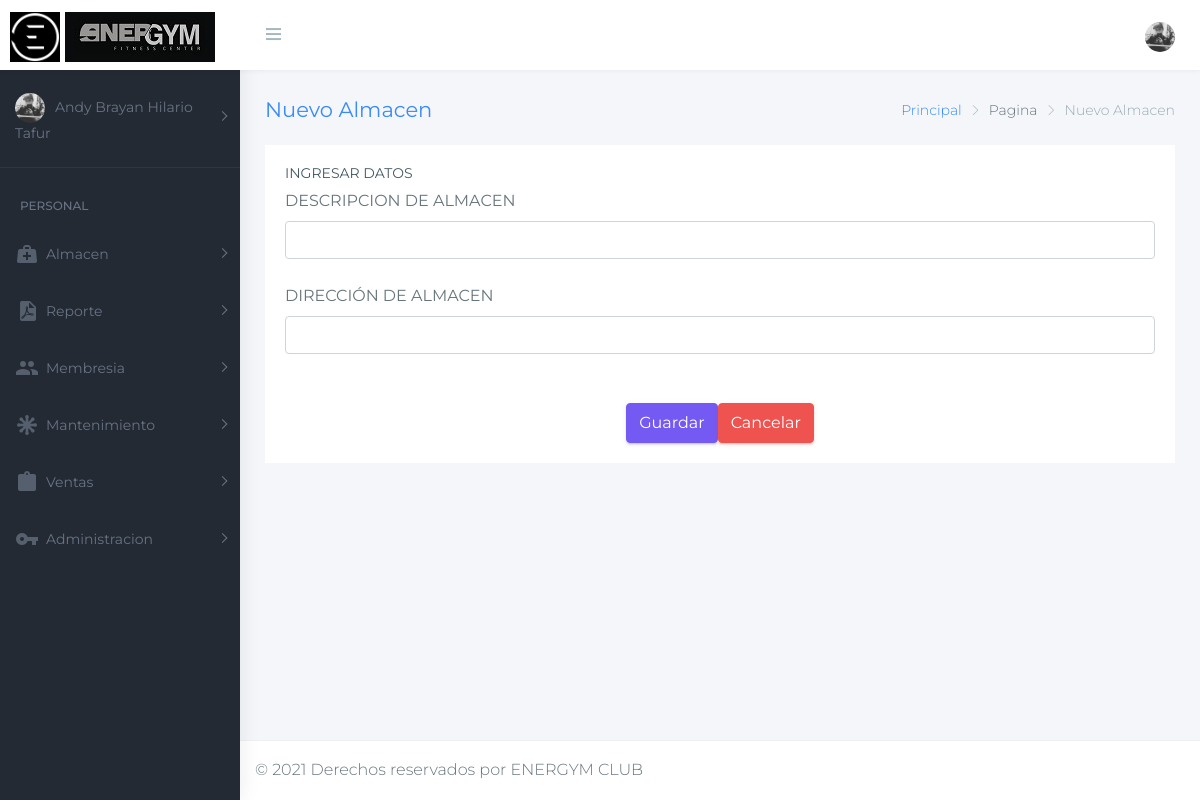
Screenshot of /index.php/almacen/nuevo (signed in) with the database file from the repository.
### tables this page shows
CREATE TABLE `empleados` (
  `empleado_id` int(11) NOT NULL,
  `empleado_nombres` varchar(100) NOT NULL,
  `empleado_apellidos` varchar(100) DEFAULT NULL,
  `empleado_dni` varchar(8) DEFAULT NULL,
  `empleado_direccion` varchar(50) DEFAULT NULL,
  `empleado_email` varchar(50) DEFAULT NULL,
  `empleado_telefono` varchar(30) DEFAULT NULL,
  `perfil_id` int(11) DEFAULT NULL,
  `empleado_usuario` varchar(50) DEFAULT NULL,
  `empleado_clave` varchar(200) DEFAULT NULL,
  `estado` int(1) DEFAULT '1',
  `empresa_ruc` varchar(255) DEFAULT NULL,
  `empresa_sede` int(11) DEFAULT NULL,
  `empleado_nombre_completo` varchar(255) DEFAULT NULL,
  `empleado_foto_perfil` text,
  `empleado_fecha_nacimiento` date DEFAULT NULL,
  `empleado_huella` longtext,
  `empleado_sexo` char(1) DEFAULT 'm',
  `empleado_horario_entrada_man` time DEFAULT NULL,
  `empleado_horario_salida_man` time DEFAULT NULL,
  `empleado_horario_entrada_tar` time DEFAULT NULL,
  `empleado_horario_salida_tar` time DEFAULT NULL,
  `empleado_foto` text
);

CREATE TABLE `modulos` (
  `modulo_id` int(11) NOT NULL,
  `modulo_nombre` varchar(50) DEFAULT NULL,
  `modulo_icono` varchar(50) DEFAULT NULL,
  `modulo_url` varchar(50) DEFAULT NULL,
  `modulo_padre` int(11) DEFAULT NULL,
  `estado` int(1) DEFAULT '1',
  `modulo_orden` int(11) DEFAULT NULL
);

### application/controllers/BaseController.php (called while the page is built, shortened)
<?php
class BaseController extends CI_Controller {
  public function __construct() {
    $this->load->model("Mantenimiento_m");
  }
  public function vista($cuerpo,$data=array()){
    $data["datos_usuario"]=$this->Mantenimiento_m->consulta3("SELECT * FROM empleados INNER JOIN perfiles ON empleados.perfil_id = perfiles.perfil_id AND empleados.empleado_id=".$_COOKIE["usuario_id"]);
    $modulos = $this->Mantenimiento_m->consulta3("SELECT modulos.modulo_nombre ,modulos.modulo_id,modulos.modulo_orden,modulos.modulo_icono,modulos.modulo_url,
      modulos.modulo_padre,modulos.estado
      FROM modulos
      INNER JOIN modulos AS MODULOHIJO ON (modulos.modulo_id = MODULOHIJO.modulo_padre)
      INNER JOIN permisos_sede ON permisos_sede.persed_id_modulo = MODULOHIJO.modulo_id
      WHERE
      modulos.modulo_padre=1   and modulos.modulo_id!=1 and
      permisos_sede.persed_id_perfil=".$_COOKIE["usuario_perfil"]."
      GROUP BY
      MODULOHIJO.modulo_padre
      order by modulo_orden asc");
    foreach ($modulos as $key => $value){
      $mod = $this->Mantenimiento_m->consulta3("select modulos.* from modulos inner join permisos_sede on(modulos.modulo_id=permisos_sede.persed_id_modulo) inner join perfiles on(perfiles.perfil_id=permisos_sede.persed_id_perfil) where permisos_sede.persed_id_perfil=".$_COOKIE["usuario_perfil"]."   and modulos.modulo_padre=".$value["modulo_id"]." and modulos.estado=1 GROUP BY modulos.modulo_id");
      $modulos[$key]["lista"] = $mod;
    }
    if($_COOKIE["config_usuario"]){
     $data["titulo"]='Energym';
     $data["logo_empresa"]='1234567';
     $data["titulo_corto"]= 'qwe';
     $this->load->view('Layout',compact("data","modulos"));
     $this->load->view($cuerpo,compact("data"));
     $this->load->view('Footer',compact("data"));
   }else{
    header('Location: '.base_url());
  }
}
}
?>

### application/controllers/Almacen.php (called while the page is built, shortened)
<?php
require_once "BaseController.php";
class Almacen extends BaseController {
	public function nuevo(){
		$data=array();
      	$data["titulo_descripcion"]="Nuevo Almacen";
	  	$this->vista("Almacen/nuevo",$data);
	}
}

### index.php (called while the page is built, shortened)
<?php
require_once BASEPATH.'core/CodeIgniter.php';

### application/models/Mantenimiento_m.php (called while the page is built, shortened)
<?php  if ( ! defined('BASEPATH')) exit('No direct script access allowed');
	class Mantenimiento_m extends CI_Model
	{
        public function consulta3($sql){
            $datasesores=$this->db->query($sql);
            return $datasesores->result_array();
         }
	}
?>

### application/views/Layout.php (the view, shortened to what this page needs)
<!DOCTYPE html>
<html lang="en">
<head>
    <?php include("Layout/css.php"); ?>
</head>
<body class="fix-header card-no-border fix-sidebar">
    <div id="main-wrapper">
        <header class="topbar">
            <nav class="navbar top-navbar navbar-expand-md navbar-light">
                <div class="navbar-header">
                    <a class="navbar-brand" href="#">
                        <b>
                            <img src="<?php echo base_url();?>public/assets/images/ener8.png" style="    width: 50px;" alt="homepage" class="dark-logo" />
                        </b>
                        <span>
                         <img src="<?php echo base_url();?>public/assets/images/ener9.jpg" alt="homepage" class="dark-logo" />
                         <img src="<?php echo base_url();?>public/assets/images/logo-light-text.png" class="light-logo" alt="homepage" /></span> </a>
                </div>
                <div class="navbar-collapse">
                    <ul class="navbar-nav mr-auto">
                        <li class="nav-item"> <a class="nav-link sidebartoggler hidden-sm-down waves-effect waves-dark" href="javascript:void(0)"><i class="ti-menu"></i></a> </li>
                    </ul>
                    <ul class="navbar-nav my-lg-0">
                        <li class="nav-item dropdown">
                            <a class="nav-link dropdown-toggle waves-effect waves-dark" href="#" data-toggle="dropdown" aria-haspopup="true" aria-expanded="false"><img id="foto_perfilupdate" src="<?php echo base_url().'public/assets/images/foto_perfil/'.$data["datos_usuario"][0]["empleado_foto"] ?>" alt="user" class="profile-pic" /></a>
                        </li>
                    </ul>
                </div>
            </nav>
        </header>
        <aside class="left-sidebar">
            <div class="scroll-sidebar">
                <nav class="sidebar-nav">
                    <ul id="sidebarnav">
                        <li class="user-profile"> <a class="has-arrow waves-effect waves-dark" href="#" aria-expanded="false"><img class="foto_perfilupdate" src="<?php echo base_url().'public/assets/images/foto_perfil/'.$data["datos_usuario"][0]["empleado_foto"] ?>" alt="user" /><span class="hide-menu"><?php echo $data["datos_usuario"][0]["empleado_nombres"]?> </span></a>
                        </li>
                        <li class="nav-devider"></li>
                        <li class="nav-small-cap">PERSONAL</li>
                        <?php foreach ($modulos as $value) {
                            if(count($value["lista"])>0){ ?>
                        <li> <a id="padre_id_<?php echo $value['modulo_id']?>" data-target="#cuerpo_<?php echo ($value["modulo_id"])?>" class="has-arrow waves-effect waves-dark" href="#" aria-expanded="false"><i class="<?php echo strtolower($value["modulo_icono"])?>"></i><span class="hide-menu"><?php echo ($value["modulo_nombre"])?> </span></a>
                                <?php foreach ($value["lista"] as $val) { ?>
                                </li>
                                <?php }     ?>
                            </ul>
                        <?php }else{
                         echo '<li> <a  href="'.base_url().$value["modulo_url"].'" aria-expanded="false"><i class="'.$value["modulo_icono"].'"></i><span class="hide-menu">'.$value["modulo_nombre"].'</span></a></li>';
                        }}?>
                </nav>
            </div>
        </aside>
        <div class="page-wrapper">
            <div class="container-fluid"  id="cuerpo_pagina_vista">
            <div class="row page-titles">
                <div class="col-md-5 align-self-center">
                    <h3 class="text-themecolor"><?php if(isset($data["titulo_descripcion"])){echo $data["titulo_descripcion"];}else{echo "Panel de Control";} ?></h3>
                </div>
                <div class="col-md-7 align-self-center">
                    <ol class="breadcrumb">
                        <li class="breadcrumb-item"><a href="javascript:void(0)">Principal</a></li>
                        <li class="breadcrumb-item">Pagina</li>
                        <li class="breadcrumb-item active"><?php if(isset($data["titulo_descripcion"])){echo $data["titulo_descripcion"];}else{echo "Panel de Control";} ?></li>
                    </ol>
                </div>
            </div>

### public/css/colors/default-dark.css (style rules this page uses)
.topbar { background: #fff; }
.topbar .navbar-light .navbar-nav .nav-item > a.nav-link { color: #a6b7bf; }
a { color: #398bf7; }
.text-themecolor { color: #398bf7 !important; }
.card-no-border .left-sidebar, .card-no-border .sidebar-nav { background: #242a33; }
.sidebar-nav { background: #242a33; }
.sidebar-nav ul li.nav-small-cap { color: #687384; }

### rows the page displays
empleados: empleado_foto (picture), empleado_nombres "Andy Brayan Hilario Tafur"
modulos: modulo_nombre "Almacen"
modulos: modulo_nombre "Reporte"
modulos: modulo_nombre "Membresia"
modulos: modulo_nombre "Mantenimiento"
modulos: modulo_nombre "Ventas"
modulos: modulo_nombre "Administracion"

### other values shown
$data["titulo_descripcion"] "Nuevo Almacen"
